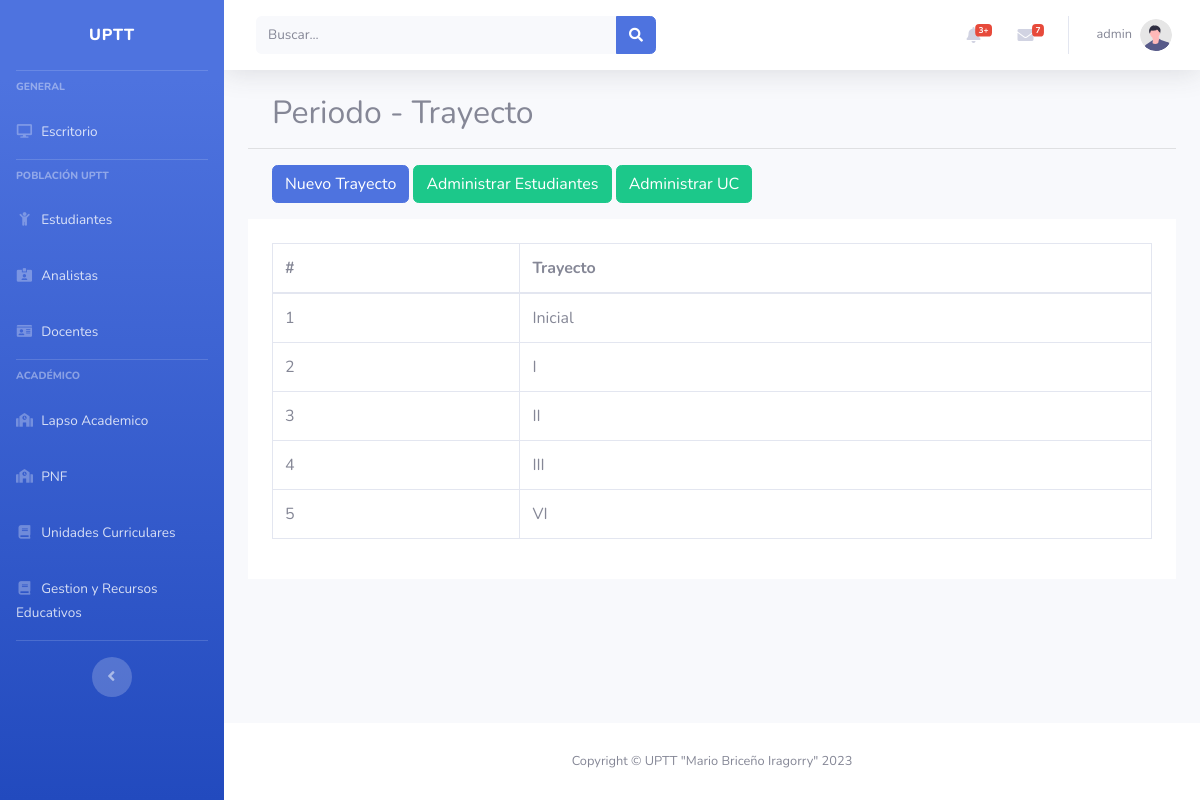
/?route=period&method=index (signed in), run on the app's committed database.
### tables this page shows
CREATE TABLE `trayecto` (
  `id` int(11) NOT NULL,
  `trayecto` varchar(255) DEFAULT NULL
);

### app/controllers/periodController.php (called while the page is built, shortened)
<?php
require_once($_SERVER['DOCUMENT_ROOT']."/php/uptt-project/app/models/period.php");
class PeriodController{
    private $model;
    public function __construct()
    {
        $this->model = new Period();
    }
    public function index()
    {
        $rows = $this->model->get();
        include('app/views/period_folder/index.php');
    }
}

### app/db/db.php (called while the page is built)
<?php
class BDConexion{
    private $host = "localhost";
    private $user = "root";
    private $pass = "";
    private $db = "uptt";
    public function __construct(){
        try {
            $pdo = new PDO("mysql:host=$this->host;dbname=$this->db", $this->user, $this->pass);
            $pdo->setAttribute(PDO::ATTR_ERRMODE, PDO::ERRMODE_EXCEPTION);
            return $pdo;
        } catch (PDOException $e) {
            echo "La conexión ha fallado: " . $e->getMessage();
        }
    }
}

### app/models/period.php (called while the page is built, shortened)
<?php
require_once($_SERVER['DOCUMENT_ROOT']."/php/uptt-project/app/db/db.php");
class Period extends BDConexion{
    public $conn;
    public function __construct(){
        $this->conn = parent::__construct();
    }
    public function get(){
        $data = [];
        $sql = "SELECT * FROM trayecto WHERE 1";
        $pdo = $this->conn->prepare($sql);
        if($pdo->execute()){
            if($pdo->rowCount() > 0){
                while ($row = $pdo->fetch(PDO::FETCH_ASSOC)) {
                    $data[] = $row;
                }
            }
            return $data;
        }
    }
}

### app/views/period_folder/index.php (the view, shortened to what this page needs)
<?php include($_SERVER['DOCUMENT_ROOT']."/php/uptt-project/app/views/partials/header.php");?>
<section class="container">
	<h2>Periodo - Trayecto</h2>
</section>
<hr>
<section class="container">
	<a href="?route=period&method=create" class="btn btn-primary">Nuevo Trayecto</a>
	<a href="?route=periodStudents&method=index" class="btn btn-success" >Administrar Estudiantes</a>
	<a href="?route=periodSubjects&method=index" class="btn btn-success">Administrar UC</a>
</section>
<section class="container p-4 bg-white">
	<table class="table table-bordered">
		<thead>
			<th>#</th>
			<th>Trayecto</th>
		</thead>
		<tbody id="tb-tables">
			<?php if (!empty($rows)){ ?>
			<?php 	foreach($rows as $key){ ?>
					<tr>
						<td><?php echo $key['id']; ?></td>
						<td><?php echo $key['trayecto']; ?></td>
					</tr>
			<?php	}?>
			<?php } ?>
		</tbody>
	</table>
</section>
<?php include($_SERVER['DOCUMENT_ROOT']."/php/uptt-project/app/views/partials/footer.php");?>

### data on the page
trayecto: id "1", trayecto "Inicial"
trayecto: id "2", trayecto "I"
trayecto: id "3", trayecto "II"
trayecto: id "4", trayecto "III"
trayecto: id "5", trayecto "VI"

### other printed values
$_SESSION['row_count_0']['username'] "admin"
